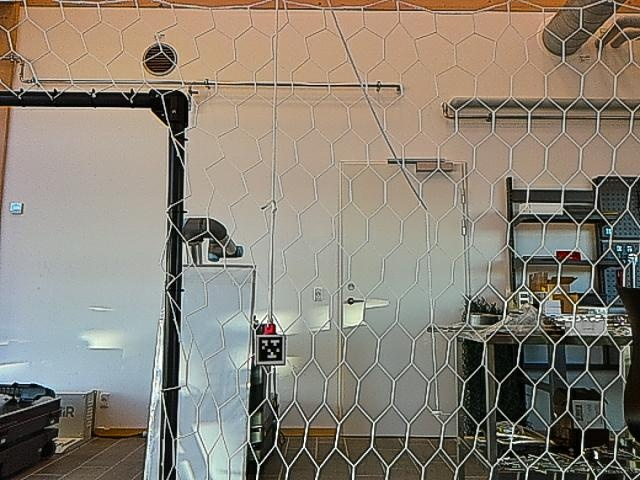
#> input picture python/examples/arm_grasp/snapshot_1_after_stand.jpg, 640 x 480 px
$ python -i autov3.py   (imports and definitions only)
#> lines starting #> are read from the running program, lines starting #| are printed output that depends on the picture; after the words box and inside, x2 and y2 are one past the last pixel; in counts of white or black regions, pixels touching at a corner belong together
#> further down, picture is the input picture: shape (480, 640, 3); mean B, G, R 118, 130.3, 138
# Copyright (c) 2026 Boston Dynamics, Inc.  All rights reserved.
#
# This example shows how to automate Spot arm grasping from an image coordinate,
# using the manipulation API and optional depth inspection.
# Upgraded to include multi-camera scanning, dynamic tracking, size estimation, live video, and frontal grasps.

import argparse
import sys
import time
import math
from pathlib import Path

import cv2
import numpy as np

import bosdyn.client
import bosdyn.client.estop
import bosdyn.client.lease
import bosdyn.client.util
from bosdyn.api import estop_pb2, geometry_pb2, image_pb2, manipulation_api_pb2
from bosdyn.client.estop import EstopClient
from bosdyn.client.frame_helpers import VISION_FRAME_NAME, get_vision_tform_body, get_a_tform_b, math_helpers
from bosdyn.client.image import ImageClient, pixel_format_to_numpy_type, pixel_to_camera_space
from bosdyn.client.manipulation_api_client import ManipulationApiClient
from bosdyn.client.robot_command import RobotCommandClient, blocking_stand, RobotCommandBuilder
from bosdyn.client.robot_state import RobotStateClient
from bosdyn.client.lease import ResourceAlreadyClaimedError

ALL_CAMERAS = [
    'hand_color_image', 'frontleft_fisheye_image', 'frontright_fisheye_image',
    'left_fisheye_image', 'right_fisheye_image', 'back_fisheye_image'
]

# [11 lines left out: functions verify_estop, image_proto_to_array, not called in this run]

def get_arm_grasp_folder():
    return Path(__file__).resolve().parent

# [15 lines left out: functions save_image_to_arm_grasp_folder, calculate_target_size, not called in this run]

def find_target_pixel_by_color(image, lower_hsv=(0, 100, 100), upper_hsv=(10, 255, 255)):
#> called with lower_hsv = (0, 100, 100), upper_hsv = (10, 255, 255)
    if image.ndim != 3:
        return None, None
    hsv = cv2.cvtColor(image, cv2.COLOR_BGR2HSV)
#> hsv: shape (480, 640, 3); mean H, S, V 38.4, 57.1, 142.4
    lower = np.array(lower_hsv, dtype=np.uint8)
    upper = np.array(upper_hsv, dtype=np.uint8)
    if lower[0] <= upper[0]:
        mask = cv2.inRange(hsv, lower, upper)
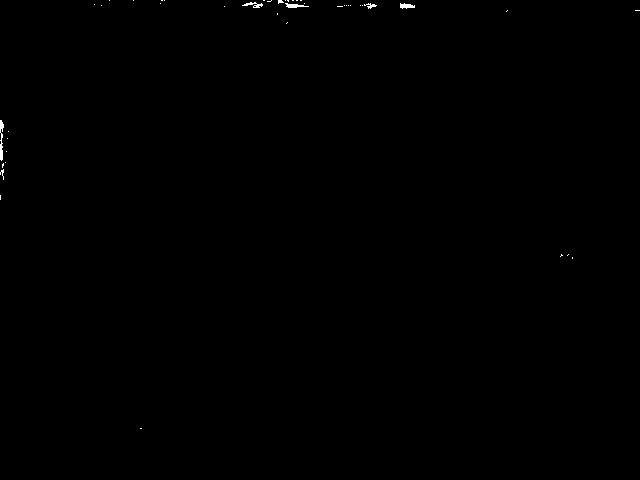
#> mask: shape (480, 640); 0.14% white; 44 white regions (39 under 20 px), largest, box (x1, y1, x2, y2) and area: (0, 120, 4, 161) 98, (285, 3, 309, 8) 64, (400, 3, 415, 9) 59, (242, 2, 263, 8) 58, (364, 3, 377, 9) 35
    else:
        mask1 = cv2.inRange(hsv, np.array((0, lower[1], lower[2]), dtype=np.uint8), upper)
        mask2 = cv2.inRange(hsv, lower, np.array((180, upper[1], upper[2]), dtype=np.uint8))
        mask = cv2.bitwise_or(mask1, mask2)
    kernel = cv2.getStructuringElement(cv2.MORPH_ELLIPSE, (7, 7))
    mask = cv2.morphologyEx(mask, cv2.MORPH_OPEN, kernel)
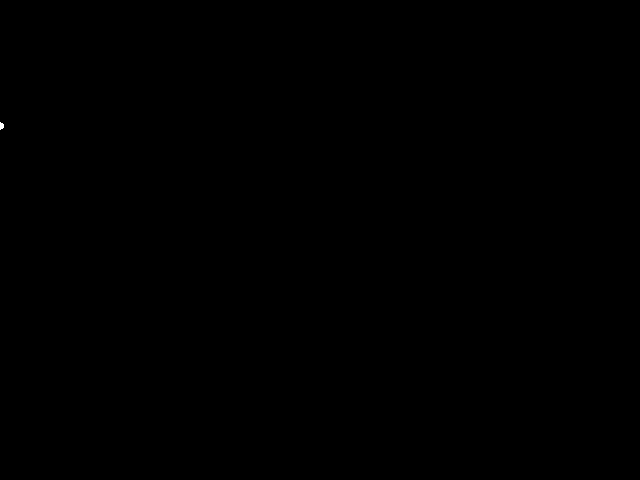
#> mask: shape (480, 640); 0.01% white; 1 white region, box (x1, y1, x2, y2) and area: (0, 122, 4, 130) 24
    mask = cv2.morphologyEx(mask, cv2.MORPH_CLOSE, kernel)
    contours, _ = cv2.findContours(mask, cv2.RETR_EXTERNAL, cv2.CHAIN_APPROX_SIMPLE)
#> contours = 1 item
    if not contours:
        return None, None
    largest = max(contours, key=cv2.contourArea)
#> largest = [[0, 122], [0, 129], [1, 128], [2, 128], [3, 127], [3, 124], [2, 123], [1, 123]]
    if cv2.contourArea(largest) < 100:
        return None, None
    M = cv2.moments(largest)
    if M['m00'] == 0:
        return None, None
    bbox = cv2.boundingRect(largest)
    return (int(M['m10'] / M['m00']), int(M['m01'] / M['m00'])), bbox

# [25 lines left out: functions find_target_pixel_by_red, get_marker_dictionary_id, not called in this run]

def is_arm_camera_source(source_name):
    return source_name and (source_name.startswith('hand_') or source_name.startswith('hand'))

def assert_arm_camera_source(image_source_name):
    if not is_arm_camera_source(image_source_name):
        raise RuntimeError(f'Image source is not an arm camera source: {image_source_name}.')

# [24 lines left out: function find_target_pixel_by_aruco, not called in this run]

WALK_GAZE_MODE_MAP = {
    'AUTO_GAZE': manipulation_api_pb2.PICK_AUTO_GAZE,
    'AUTO_WALK_AND_GAZE': manipulation_api_pb2.PICK_AUTO_WALK_AND_GAZE,
    'NO_AUTO_WALK_OR_GAZE': manipulation_api_pb2.PICK_NO_AUTO_WALK_OR_GAZE,
    'PLAN_ONLY': manipulation_api_pb2.PICK_PLAN_ONLY,
}

# [355 lines left out: functions get_depth_at_pixel, add_grasp_constraint, detect_target_in_image, run_auto_grasp, parse_arguments, main, not called in this run]

# [3 lines not run here, left out]

>>> import cv2
>>> picture = cv2.imread('snapshot_1_after_stand.jpg')
>>> result = find_target_pixel_by_color(picture)
